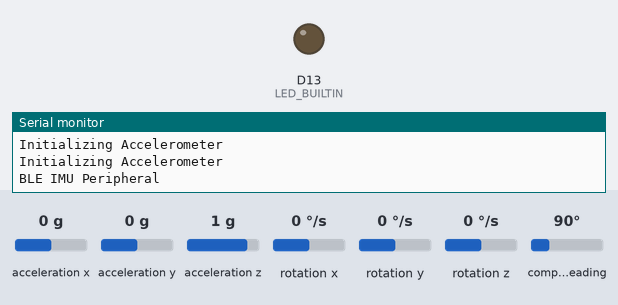
Bench run of a sketch on a simulated Arduino Nano 33 BLE. Shown: output pins drawn as LEDs (lit = HIGH), the last lines printed to the serial monitor. The inputs (shaded band) are chosen by the test bench; at power-on: acceleration x 0 g, acceleration y 0 g, acceleration z 1 g, rotation x 0 °/s, rotation y 0 °/s, rotation z 0 °/s, compass heading 90°. Nothing arrives over Bluetooth unless stated; a phone connects over Bluetooth LE 3 s after start.

Above: at 0.1 s.
At 3.1 s:
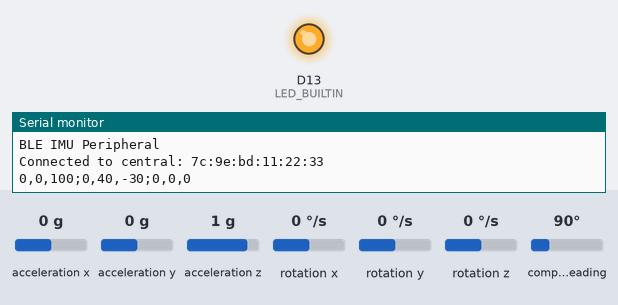
Timing chart, 0 to 4.6 s (numbered marks = the images above):
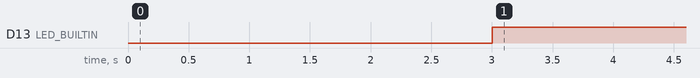

Measured:
- by itself, D13 (LED_BUILTIN): LOW → HIGH at 3.0 s

The sketch:

BLE_Periph_IMU.ino
```cpp
#include <ArduinoBLE.h>
#include <Arduino_LSM9DS1.h>

// BLEService ledService("180A"); // BLE LED Service

BLEService imuService("180A"); // BLE IMU Service

const char* deviceServiceUuid = "19b10000-e8f2-537e-4f6c-d104768a1214";
// represents the service number for IMU
const char* deviceServiceCharacteristicUuid = "19b10001-e8f2-537e-4f6c-d104768a1214"; // random string
// represents the characteristic number for acceleration


// BLE LED Switch Characteristic - custom 128-bit UUID, read and writable by central
// BLEByteCharacteristic switchCharacteristic("2A57", BLERead | BLEWrite);

// BLE Acc Characteristic - custom 128-bit UUID, read and writable by central
BLECharacteristic accCharacteristic("2A57", BLERead, 18);
BLEByteCharacteristic timeCharacteristic("8AD3", BLERead);
// BLECharacteristic controlCharacteristic("BC76", BLERead, 4);

void setup() {
  Serial.begin(9600);
  while (!Serial);

  // set LED's pin to output mode
  // pinMode(LEDR, OUTPUT);
  // pinMode(LEDG, OUTPUT);
  // pinMode(LEDB, OUTPUT);
  pinMode(LED_BUILTIN, OUTPUT);

  digitalWrite(LED_BUILTIN, LOW);         // when the central disconnects, turn off the LED
  // digitalWrite(LEDR, HIGH);               // will turn the LED off
  // digitalWrite(LEDG, HIGH);               // will turn the LED off
  // digitalWrite(LEDB, HIGH);                // will turn the LED off

  // begin initialization
  if (!BLE.begin()) {
    Serial.println("starting Bluetooth® Low Energy failed!");

    while (1);
  }

  if (!IMU.begin()) {
    Serial.println("Failed to initialize IMU!");
    while (1);
  }
  Serial.println("Initializing Accelerometer");

  // set advertised local name and service UUID:
  BLE.setLocalName("Nano 33 BLE");
  BLE.setAdvertisedService(imuService);

  Serial.println("Initializing Accelerometer");

  // add the characteristic to the service
  imuService.addCharacteristic(accCharacteristic);

  // add service
  BLE.addService(imuService);

  // set the initial value for the characteristic:
  accCharacteristic.writeValue((byte)0);

  // start advertising
  BLE.advertise();

  Serial.println("BLE IMU Peripheral");
}


void add_shorts_to_byte_array(short* arr, byte* byte_arr){
    // uint32_t val = 0x12345678;   // Value to be written
    // uint8_t array[24];           // array to which val is to be written
    // uint8_t ptr = &array[14];    // pointer to first byte to be written
    // for (int i=0; i<3; i++)
    // {
    //     ptr[i] = (uint8_t)(val >> (i * 8));  // get one byte of val, convert to unsigned byte, and write to array
    // }
  for (int i = 0; i < 9; ++i){
    short val = arr[i];
    int j = i * 2;
    byte_arr[j] = (byte) (val >> 8);
    byte_arr[j+1] = (byte) val;
  }
}

void print_arr(short* arr) {
  for(int i = 0; i < 9; i++)
  {
    Serial.print(arr[i]);
  }
  Serial.println(";");
}

void print_arr(byte* arr) {
  for(int i = 0; i < 18; i++)
  {
    Serial.print(arr[i], HEX);
  }
  Serial.println(";");
}


void loop() {
  // listen for BLE peripherals to connect:
  BLEDevice central = BLE.central();

  // if a central is connected to peripheral:
  if (central) {
    Serial.print("Connected to central: ");
    // print the central's MAC address:
    Serial.println(central.address());
    digitalWrite(LED_BUILTIN, HIGH);            // turn on the LED to indicate the connection

    // while the central is still connected to peripheral:
    while (central.connected()) {

      // initialize all the variables
      float fx_a, fy_a, fz_a, fx_m, fy_m, fz_m, fx_g, fy_g, fz_g;
      short x_a, y_a, z_a, x_m, y_m, z_m, x_g, y_g, z_g;
      x_a = 0;
      y_a = 0;
      z_a = 0;
      x_m = 0;
      y_m = 0;
      z_m = 0;
      x_g = 0;
      y_g = 0;
      z_g = 0;
      byte byte_arr [18];
      // poll acc
      if (IMU.accelerationAvailable()) { // values from -128 to 127
        IMU.readAcceleration(fx_a, fy_a, fz_a);
        x_a = fx_a * 100;
        y_a = fy_a * 100;
        z_a = fz_a * 100;
        Serial.print(x_a);
        Serial.print(',');
        Serial.print(y_a);
        Serial.print(',');
        Serial.print(z_a);
        Serial.print(';');
      }else{
        Serial.print("0,0,0;");
      }
      if (IMU.magneticFieldAvailable()) { // values from -180 to 180 ????
        IMU.readMagneticField(fx_m, fy_m, fz_m);
        x_m = (short) floorf(fx_m);
        y_m = (short) floorf(fy_m);
        z_m = (short) floorf(fz_m);
        Serial.print(x_m);
        Serial.print(',');
        Serial.print(y_m);
        Serial.print(',');
        Serial.print(z_m);
        Serial.print(';');
      }else{
        Serial.print("0,0,0;");
      }

      if (IMU.gyroscopeAvailable()) { // values from -128 to 127
        IMU.readGyroscope(fx_g, fy_g, fz_g);
        x_g = (short) floorf(fx_g);
        y_g = (short) floorf(fy_g);
        z_g = (short) floorf(fz_g);
        Serial.print(x_g);
        Serial.print(',');
        Serial.print(y_g);
        Serial.print(',');
        Serial.println(z_g);
      }else{
        Serial.println("0,0,0;");
      }
      short  arr [] = {x_a, y_a, z_a, x_m, y_m, z_m, x_g, y_g, z_g};
      // print_arr(arr);
      add_shorts_to_byte_array(arr, byte_arr);
      // print_arr(byte_arr);
      // write to characteristic
      accCharacteristic.writeValue(byte_arr, 18);
      delay(100);
    }

    // when the central disconnects, print it out:
    Serial.print(F("Disconnected from central: "));
    Serial.println(central.address());
    digitalWrite(LED_BUILTIN, LOW);         // when the central disconnects, turn off the LED
    // digitalWrite(LEDR, HIGH);          // will turn the LED off
    // digitalWrite(LEDG, HIGH);        // will turn the LED off
    // digitalWrite(LEDB, HIGH);         // will turn the LED off
  }
}
```
